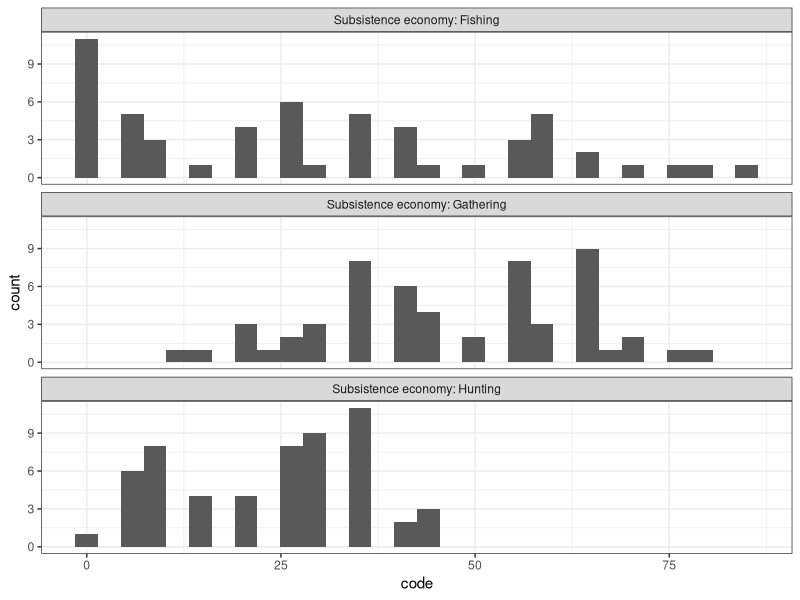
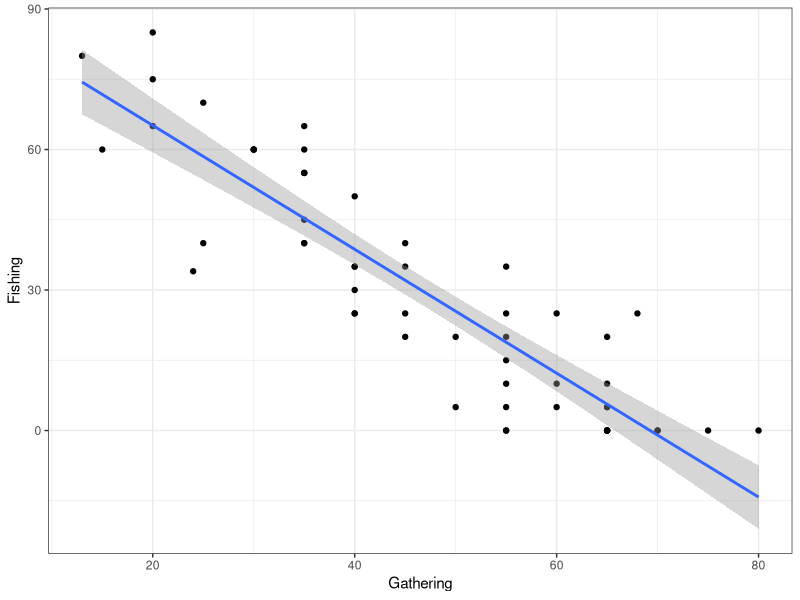
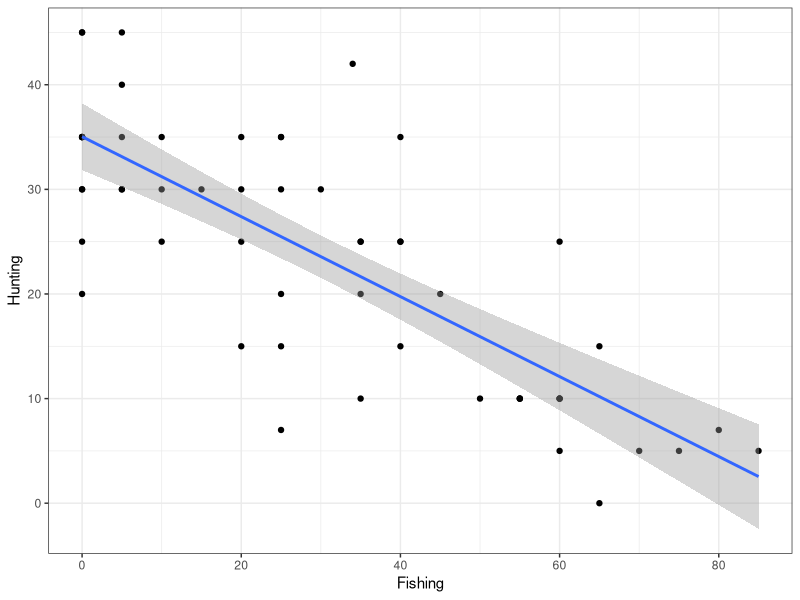
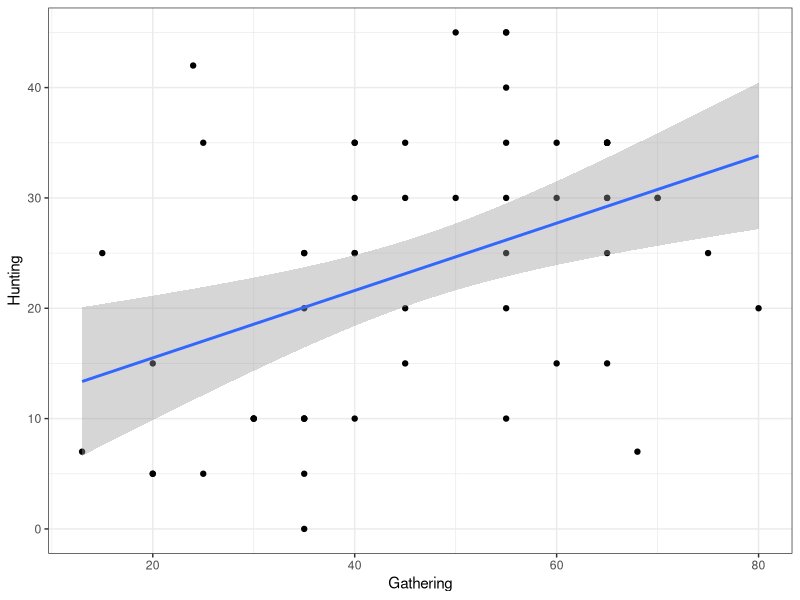
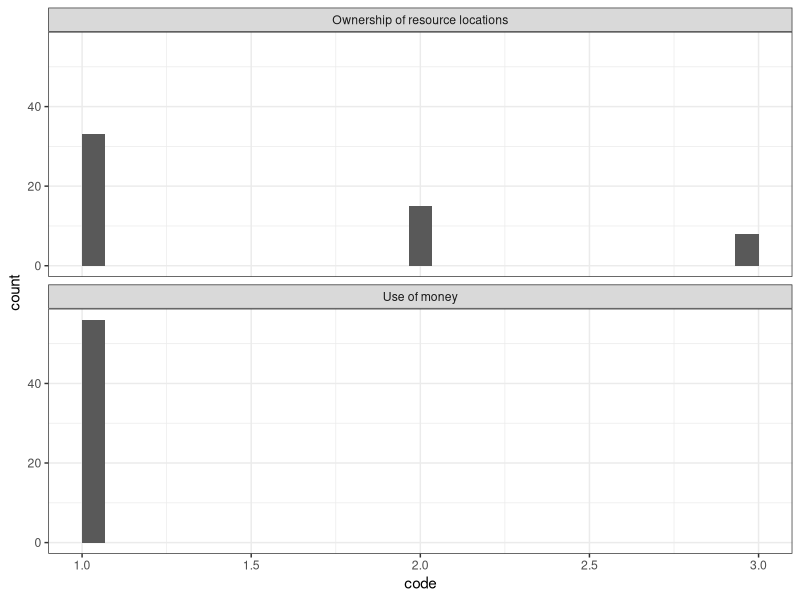
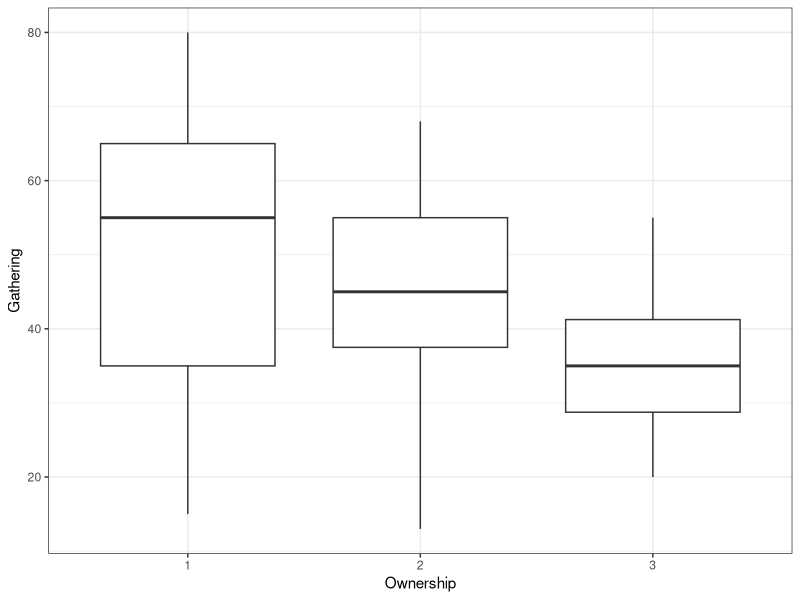
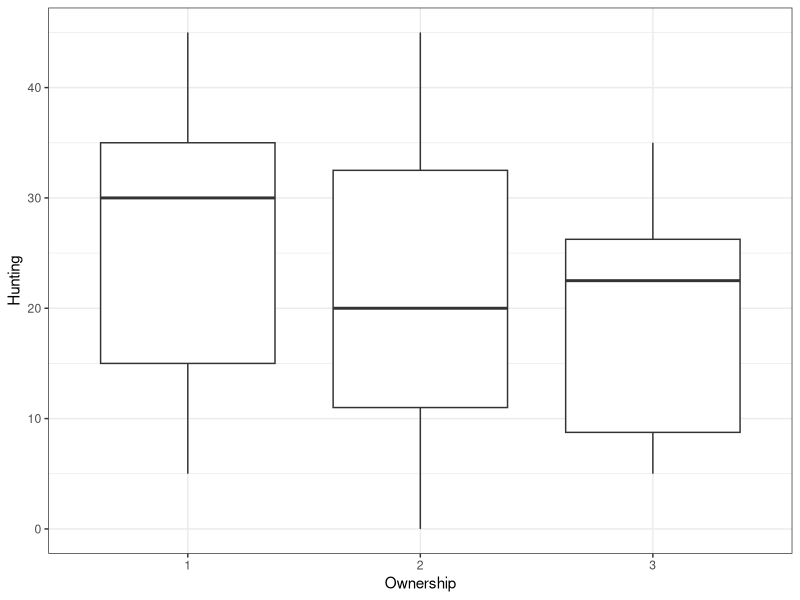
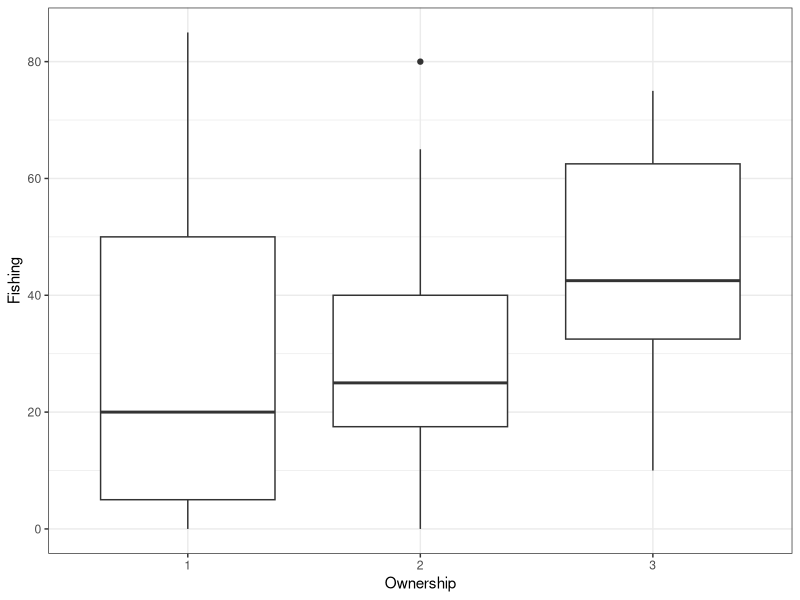

These figures' R source, in order:
## ---- chunk 1
knitr::opts_chunk$set(echo = F)

library(tidyverse) # mindenhez
library(knitr) # tablazatokhoz

# a leirasokhoz a hosszu adatok kellenek.
d_long = read_tsv('d_long.tsv')
# az osszehasonlitasokhoz a szeles adatok kellenek.
d_wide = read_tsv('d_wide.tsv')
## ---- chunk 2
# kihuzogatom azokat a sorokat, amik leirjak ezeket a tulajdonsagokat. mindegyiket egyszer.
d_long %>% 
  filter(str_detect(title, 'Subsistence')) %>% 
  distinct(var_id,category,title,definition) %>% 
  kable()
## ---- chunk 3
# csinalok egy-egy histogramot mindegyik tulajdonsagra
d_long %>% 
  filter(str_detect(title, 'Subsistence')) %>% 
  ggplot(aes(code)) +
  geom_histogram(bins = 30) +
  theme_bw() +
  facet_wrap( ~ title, nrow = 3)
## ---- chunk 4

d_wide %>% 
  ggplot(aes(`Subsistence economy: Gathering`,`Subsistence economy: Fishing`)) +
  geom_point() +
  theme_bw() +
  geom_smooth(method = 'lm', formula = 'y ~ x') +
  xlab('Gathering') +
  ylab('Fishing')

d_wide %>% 
  ggplot(aes(`Subsistence economy: Fishing`,`Subsistence economy: Hunting`)) +
  geom_point() +
  theme_bw() +
  geom_smooth(method = 'lm', formula = 'y ~ x') +
  xlab('Fishing') +
  ylab('Hunting')

d_wide %>% 
  ggplot(aes(`Subsistence economy: Gathering`,`Subsistence economy: Hunting`)) +
  geom_point() +
  theme_bw() +
  geom_smooth(method = 'lm', formula = 'y ~ x') +
  xlab('Gathering') +
  ylab('Hunting')

## ---- chunk 5
d_long %>% 
  filter(str_detect(title, '(money|locations)')) %>%
  distinct(var_id,category,title,definition) %>% 
  kable()
## ---- chunk 6
# csinalok egy-egy histogramot mindegyik tulajdonsagra
d_long %>% 
  filter(str_detect(title, '(money|locations)')) %>% 
  ggplot(aes(code)) +
  geom_histogram() +
  theme_bw() +
  facet_wrap( ~ title, nrow = 3)
## ---- chunk 7
# szamoljuk meg, milyen ertek hanyszor van
d_long %>% 
  filter(str_detect(title, 'locations')) %>% # csak locations!
  count(description,code) %>% 
  arrange(code) %>% 
  kable()
## ---- chunk 8
# meg kell mondani, hogy az elso oszlop karaktervektor, hiaba szamokbol all, kulonben nem fog mukodni a boxplot
d_wide %>% 
  ggplot(aes(as.character(`Ownership of resource locations`),`Subsistence economy: Gathering`)) +
  geom_boxplot() +
  theme_bw() +
  xlab('Ownership') +
  ylab('Gathering')

d_wide %>% 
  ggplot(aes(as.character(`Ownership of resource locations`),`Subsistence economy: Hunting`)) +
  geom_boxplot() +
  theme_bw() +
  xlab('Ownership') +
  ylab('Hunting')

d_wide %>% 
  ggplot(aes(as.character(`Ownership of resource locations`),`Subsistence economy: Fishing`)) +
  geom_boxplot() +
  theme_bw() +
  xlab('Ownership') +
  ylab('Fishing')

